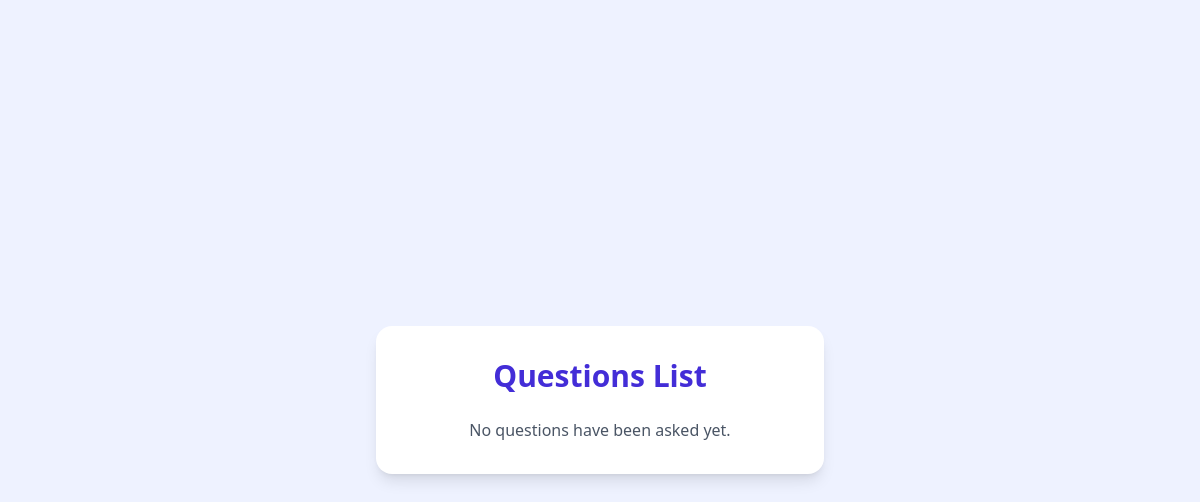
The page /questions/ on the database as committed earlier.
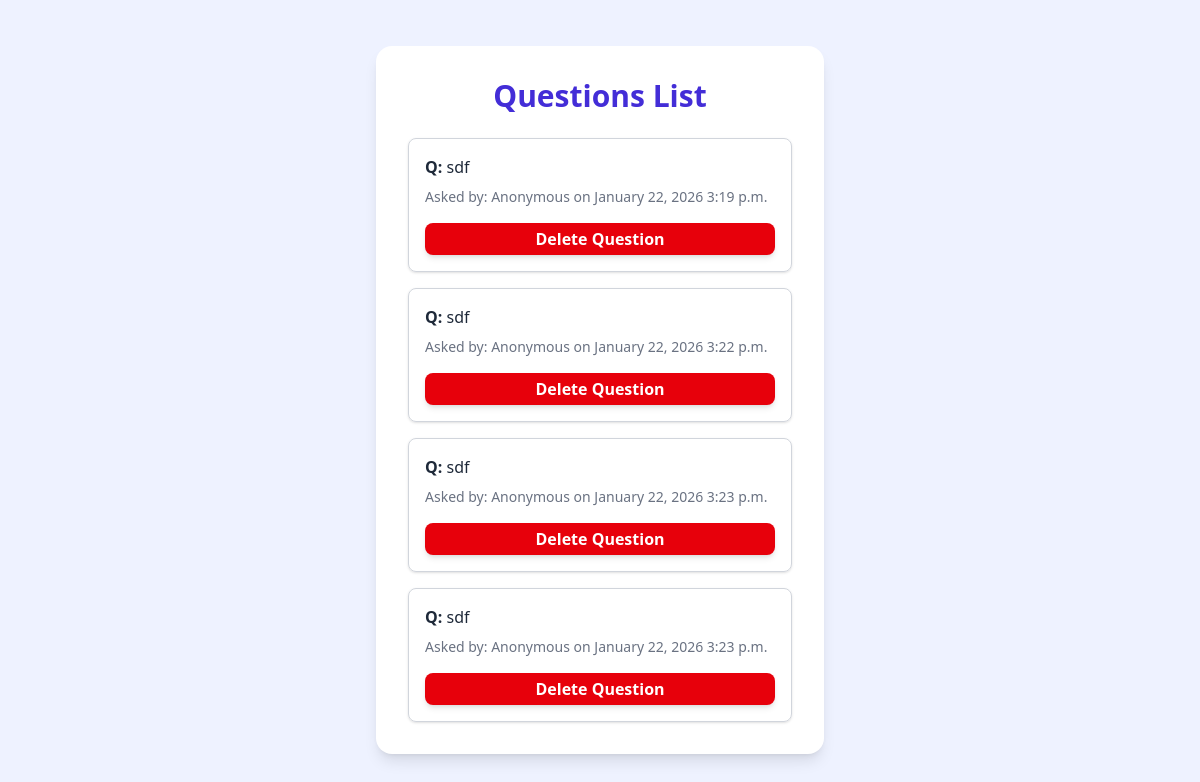
The same page on the database as committed later.
### gest_quest/models.py (models this page shows, shortened)
class Question(models.Model):
    author = models.CharField(max_length=150, null=False, blank=True, default='Anonymous')
    text = models.CharField(max_length=500)
    created_at = models.DateTimeField(auto_now_add=True)
    slug = models.SlugField(unique=True)
    class Meta:
        verbose_name = 'Question'
        verbose_name_plural = 'Questions'
        db_table = 'Question'

### gest_quest/views.py (the view)
# urls.py: path('questions/', views.questions_list, name='list'),
def questions_list(request):
    questions = Question.objects.all().order_by("created_at")
    return render(request, 'gest_quest/list.html', {'qest': questions})

### gest_quest/templates/gest_quest/list.html (shortened to what this page needs)
{% extends 'gest_quest/base.html' %}
{% block content %}
    <div class="min-h-screen flex items-center justify-center px-4">
        <div class="bg-white w-full max-w-md p-8 rounded-2xl shadow-lg">
            <h1 class="text-3xl font-bold text-center text-indigo-700 mb-2">
                Questions List
            </h1>
            <div class="space-y-4 mt-6">
                {% for q in qest %}
                    <div class="border border-gray-300 rounded-lg p-4 shadow-sm hover:shadow-md transition duration-200">
                        <p class="text-gray-800"><strong>Q:</strong> {{ q.text }}</p>
                        <p class="text-sm text-gray-500 mt-2">Asked by: {{ q.author }} on {{ q.created_at|date:"F j, Y g:i a" }}</p>
                        <div class="mt-4">
                            <form method="post" action="{% url 'delete' q.slug %}">
                                <button
                                    type="submit"
                                    class="bg-red-600 text-white font-semibold py-1 px-3  w-full rounded-lg
                                           hover:bg-red-700 transition duration-200 shadow-md"
                                >
                                    Delete Question
                                </button>
                            </form>
                        </div>
                    </div>
              {% empty %}
                    <p class="text-gray-600 text-center">No questions have been asked yet.</p>
                {% endfor %}
        </div>
    </div>
{% endblock %}

### gest_quest/templates/gest_quest/base.html (shortened to what this page needs)
{% load tailwind_tags %}
{% load static %}
<!DOCTYPE html>
<html lang="en">
<head>
    <link rel="stylesheet" href="{% static 'css/dist/styles.css' %}">
    {% tailwind_css %}
</head>
<body class="bg-indigo-50">
    {% block content %}
    {% endblock %}
</body>
</html>

Rows that differ between the two databases and show on the page:
added Question: text "sdf", author "Anonymous", created_at "January 22, 2026 3:19 p.m."
added Question: text "sdf", author "Anonymous", created_at "January 22, 2026 3:22 p.m."
added Question: text "sdf", author "Anonymous", created_at "January 22, 2026 3:23 p.m."
added Question: text "sdf", author "Anonymous", created_at "January 22, 2026 3:23 p.m."
Other text that changed with them:
text no longer shown: "No questions have been asked yet."
